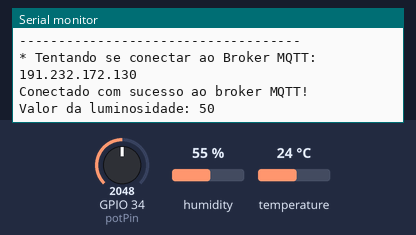
Bench run of a sketch on a simulated ESP32. Parts: the last lines printed to the serial monitor. The inputs (shaded band) are chosen by the test bench; at power-on: humidity 55 %, GPIO 34 (potPin) = 2048, temperature 24 °C. WiFi joins after 1.5 s; servers stay silent unless stated; no MQTT or app messages arrive unless stated.

Above: at 7.7 s.
7.8 s: humidity set to 22 %
At 9.5 s:
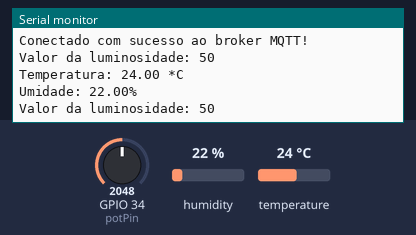
10.4 s: GPIO 34 (potPin) set to 2866
At 11.3 s:
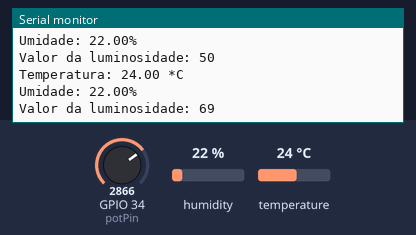
13.0 s: temperature set to 12 °C
At 15.4 s:
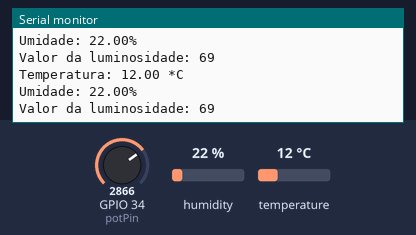
15.6 s: GPIO 34 (potPin) set to 3603
At 17.7 s:
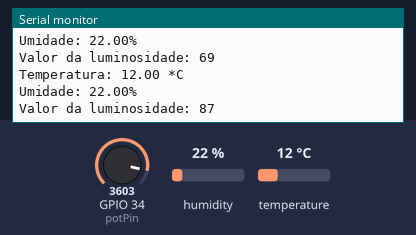
18.2 s: humidity set to 40 %
At 19.5 s:
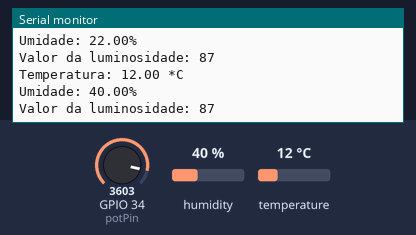
Timing chart, 0 to 21.2 s (numbered marks = the images above; inputs shaded):
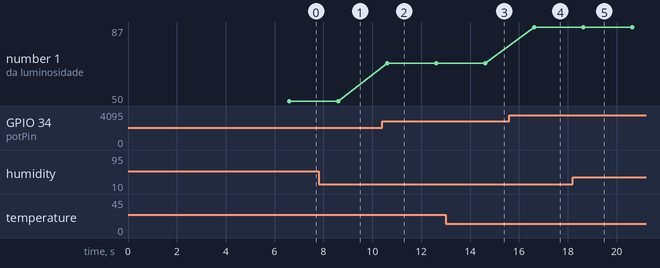

The sketch:

FE-Club_IoT_-_ESP32Config.ino
```cpp
#include <WiFi.h>
#include <PubSubClient.h>

#include <Adafruit_Sensor.h>                       // Biblioteca DHT Sensor Adafruit
#include <DHT.h>
#include <DHT_U.h>

// Configurações - variáveis editáveis
const char* default_SSID = "FIAP-IBM"; // Nome da rede Wi-Fi, importante a sua rede wi-fi ter suporte a dispositivos de 2,4GHz devido ao ESP32 utilizar essa frequência
const char* default_PASSWORD = "Challenge@24!"; // Senha da rede Wi-Fi
const char* default_BROKER_MQTT = "191.232.172.130"; // IP do Broker MQTT - IP da VM da Azure
const int default_BROKER_PORT = 1883; // Porta do Broker MQTT
const char* default_TOPICO_SUBSCRIBE = "/TEF/device010/cmd"; // Tópico MQTT de escuta
const char* default_TOPICO_PUBLISH_1 = "/TEF/device010/attrs/temp"; // Tópico MQTT de envio de informações para Broker
const char* default_TOPICO_PUBLISH_2 = "/TEF/device010/attrs/hum"; // Tópico MQTT de envio de informações para Broker
const char* default_TOPICO_PUBLISH_3 = "/TEF/device010/attrs/lum"; // Tópico MQTT de envio de informações para Broker
const char* default_ID_MQTT = "fiware_001"; // ID MQTT
// Declaração da variável para o prefixo do tópico
const char* topicPrefix = "device010";

// Variáveis para configurações editáveis
char* SSID = const_cast<char*>(default_SSID);
char* PASSWORD = const_cast<char*>(default_PASSWORD);
char* BROKER_MQTT = const_cast<char*>(default_BROKER_MQTT);
int BROKER_PORT = default_BROKER_PORT;
char* TOPICO_SUBSCRIBE = const_cast<char*>(default_TOPICO_SUBSCRIBE);
char* TOPICO_PUBLISH_1 = const_cast<char*>(default_TOPICO_PUBLISH_1);
char* TOPICO_PUBLISH_2 = const_cast<char*>(default_TOPICO_PUBLISH_2);
char* TOPICO_PUBLISH_3 = const_cast<char*>(default_TOPICO_PUBLISH_3);
char* ID_MQTT = const_cast<char*>(default_ID_MQTT);


// selecione um sensor, retirando o comentário - duas barras
#define DHTTYPE    DHT11                           // Sensor DHT11
//#define DHTTYPE      DHT22                       // Sensor DHT22 ou AM2302
#define DHTPIN 4                                   // Pino do Arduino conectado no Sensor(Data)
DHT_Unified dht(DHTPIN, DHTTYPE);                  // configurando o Sensor DHT - pino e tipo
uint32_t delayMS;                                  // variável para atraso no tempo

WiFiClient espClient;
PubSubClient MQTT(espClient);
char EstadoSaida = '0';


void initWiFi() {
    delay(10);
    Serial.println("------Conexao WI-FI------");
    Serial.print("Conectando-se na rede: ");
    Serial.println(SSID);
    Serial.println("Aguarde");
    reconectWiFi();
}

void initMQTT() {
    MQTT.setServer(BROKER_MQTT, BROKER_PORT);
}

void setup()
{
  Serial.begin(115200);
  initWiFi();
  initMQTT();
  delay(5000);                          // monitor serial 9600 bps
  dht.begin();                                    // inicializa a função
  Serial.println("Usando o Sensor DHT");
  sensor_t sensor;
  dht.temperature().getSensor(&sensor);           // imprime os detalhes do Sensor de Temperatura
  Serial.println("------------------------------------");
  Serial.println("Temperatura");
  Serial.print  ("Sensor:       "); Serial.println(sensor.name);
  Serial.print  ("Valor max:    "); Serial.print(sensor.max_value); Serial.println(" *C");
  Serial.print  ("Valor min:    "); Serial.print(sensor.min_value); Serial.println(" *C");
  Serial.print  ("Resolucao:   "); Serial.print(sensor.resolution); Serial.println(" *C");
  Serial.println("------------------------------------");
  dht.humidity().getSensor(&sensor);            // imprime os detalhes do Sensor de Umidade
  Serial.println("------------------------------------");
  Serial.println("Umidade");
  Serial.print  ("Sensor:       "); Serial.println(sensor.name);
  Serial.print  ("Valor max:    "); Serial.print(sensor.max_value); Serial.println("%");
  Serial.print  ("Valor min:    "); Serial.print(sensor.min_value); Serial.println("%");
  Serial.print  ("Resolucao:   "); Serial.print(sensor.resolution); Serial.println("%");
  Serial.println("------------------------------------");
  delayMS = sensor.min_delay / 1000;
        // define o atraso entre as leituras
}
void loop()
{
  VerificaConexoesWiFIEMQTT();
  handleLuminosity(); // Função para ler e escrever a luminosidade
  MQTT.loop();
  delay(delayMS);                               // atraso entre as medições
  sensors_event_t event;                        // inicializa o evento da Temperatura
  dht.temperature().getEvent(&event);           // faz a leitura da Temperatura
  if (isnan(event.temperature))                 // se algum erro na leitura
  {
    Serial.println("Erro na leitura da Temperatura!");
  }
  else                                          // senão
  {
    Serial.print("Temperatura: ");              // imprime a Temperatura
    Serial.print(event.temperature);
    float temperature = event.temperature;
    String temp = String(temperature);
    MQTT.publish(TOPICO_PUBLISH_1, temp.c_str());
    Serial.println(" *C");
  }
  dht.humidity().getEvent(&event);              // faz a leitura de umidade
  if (isnan(event.relative_humidity))           // se algum erro na leitura
  {
    Serial.println("Erro na leitura da Umidade!");
  }
  else                                          // senão
  {
    Serial.print("Umidade: ");                  // imprime a Umidade
    Serial.print(event.relative_humidity);
    float humidade = event.relative_humidity;
    String hum = String(humidade);
    MQTT.publish(TOPICO_PUBLISH_2, hum.c_str());
    Serial.println("%");
  }
}

void reconectWiFi() {
    if (WiFi.status() == WL_CONNECTED)
        return;
    WiFi.begin(SSID, PASSWORD);
    while (WiFi.status() != WL_CONNECTED) {
        delay(100);
        Serial.print(".");
    }
    Serial.println();
    Serial.println("Conectado com sucesso na rede ");
    Serial.print(SSID);
    Serial.println("IP obtido: ");
    Serial.println(WiFi.localIP());
}

void VerificaConexoesWiFIEMQTT() {
    if (!MQTT.connected())
        reconnectMQTT();
    reconectWiFi();
}

void reconnectMQTT() {
    while (!MQTT.connected()) {
        Serial.print("* Tentando se conectar ao Broker MQTT: ");
        Serial.println(BROKER_MQTT);
        if (MQTT.connect(ID_MQTT)) {
            Serial.println("Conectado com sucesso ao broker MQTT!");
            MQTT.subscribe(TOPICO_SUBSCRIBE);
        } else {
            Serial.println("Falha ao reconectar no broker.");
            Serial.println("Haverá nova tentativa de conexão em 2s");
            delay(2000);
        }
    }
}

void handleLuminosity() {
  const int potPin = 34;
  char msgBuffer[4];
  int sensorValue = analogRead(potPin);
  int luminosity = map(sensorValue, 0, 4095, 0, 100);
  String mensagem = String(luminosity);
  Serial.print("Valor da luminosidade: ");
  Serial.println(mensagem.c_str());
  MQTT.publish(TOPICO_PUBLISH_3, mensagem.c_str());
}
```

Measured:
- after the input at 7.8 s, the serial monitor: prints a new line after 0.80 s (image 1)
- after the input at 10.4 s, the serial monitor: prints a new line after 0.21 s (image 2)
- after the input at 13.0 s, the serial monitor: prints a new line after 1.6 s (image 3)
- after the input at 15.6 s, the serial monitor: prints a new line after 1.0 s (image 4)
- after the input at 18.2 s, the serial monitor: prints a new line after 0.44 s (image 5)
- plotted number 1: 50 → 69 after the input at 10.4 s, 69 → 87 after the input at 15.6 s
